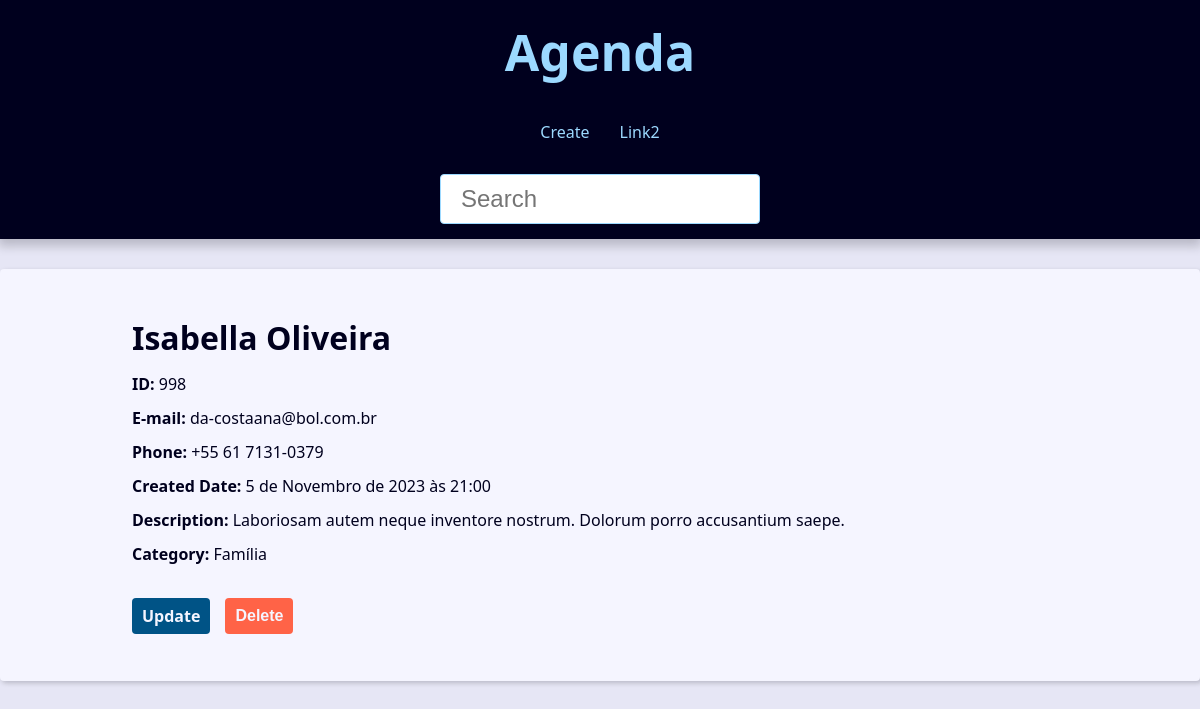
Screenshot of /contact/998/detail/ with the database file from the repository.
### contact/models.py (models this page shows, shortened)
class Contact(models.Model):
    first_name = models.CharField(max_length=50)
    last_name = models.CharField(max_length=50)
    phone = models.CharField(max_length=50)
    email = models.EmailField(max_length=254, blank=True)
    created_date = models.DateTimeField(default=timezone.now)
    description = models.TextField(blank=True)
    show = models.BooleanField(default=True)
    picture = models.ImageField(blank=True, upload_to='pictures/%Y/%m')
    category = models.ForeignKey(Category, on_delete=models.SET_NULL, blank=True, null=True)
    owner = models.ForeignKey(User, on_delete=models.SET_NULL, blank=True, null=True)

class Category(models.Model):
    class Meta():
        verbose_name = 'Category'
        verbose_name_plural = 'Categories'
    name = models.CharField(max_length=50)

### contact/views/contact_views.py (the view)
# urls.py: path('contact/<int:contact_id>/detail/', views.contact, name='contact'),  # type: ignore
def contact(request, contact_id):
    single_contact = get_object_or_404(
        Contact, pk=contact_id, show=True
    )
    site_title = f'{single_contact.first_name} {single_contact.last_name} - '
    context = {
        'contact': single_contact,
        'site_title': site_title
    }
    return render(
        request,
        'contact/contact.html',
        context
    )

### contact/templates/contact/contact.html (shortened to what this page needs)
{% extends 'global/base.html' %}
{% block content %}
  <div class="single-contact">
    <h1 class="single-contact-name">
        {{ contact.first_name }} {{ contact.last_name }}
    </h1>
    <p><b>ID: </b>{{ contact.id }}</p>
    <p><b>E-mail: </b>{{ contact.email }}</p>
    <p><b>Phone: </b>{{ contact.phone }}</p>
    <p><b>Created Date: </b>{{ contact.created_date }}</p>
    <p><b>Description: </b>{{ contact.description }}</p>
    <p><b>Category: </b>{{ contact.category.name }}</p>
    <div class="contact-links">
      <a class="btn btn-link" href="{% url 'contact:update' contact.id %}">Update</a>
      <form action="{% url 'contact:delete' contact.id %}" method="POST"> {% csrf_token %}
        {% if confirmation == 'no' %}
          <button type="submit" class="btn btn-link btn-delete">Confirmar?</button>
          <input type="hidden" name="confirmation" value="yes">
        {% else %}
          <button type="submit" class="btn btn-link btn-delete">Delete</button>
        {% endif %}
      </form>
    </div>
  </div>
{% endblock %}

### base_static/global/css/style.css (style rules this page uses)
:root { --spacing: 1.5rem; --link-dark-color: rgb(0, 83, 134); --link-light-color: rgb(156, 217, 255); --clr-white: rgb(245, 245, 255); --clr-black: rgb(0, 0, 30); --clr-light-gray: rgb(230, 230, 245); --clr-dark-shadow-5: rgba(0, 0, 10, 5%); --clr-dark-shadow-10: rgba(0, 0, 10, 10%); --clr-dark-shadow-20: rgba(0, 0, 10, 20%); --clr-light-shadow-5: rgba(200, 200, 255, 5%); --clr-light-shadow-10: rgba(200, 200, 255, 10%); --clr-light-shadow-20: rgba(200, 200, 255, 20%); --main-page-width: 120rem; --table-min-width: 60rem; --biggest-font-size: 5rem; --bigger-font-size: 4rem; --big-font-size: 3.2rem; --medium-font-size: 2.4rem; --small-font-size: 1.6rem; --smaller-font-size: 1.4rem; --smallest-font-size: 1.2rem; --transition-fast: 300ms; --transition-medium: 600ms; --transition-slow: 1s; --default-border-radius: 4px; }
*, *::before, *::after { margin: 0; padding: 0; box-sizing: border-box; }
html { font-size: 62.5%; }
body { font-family: system-ui, -apple-system, BlinkMacSystemFont, 'Segoe UI', Roboto, Oxygen, Ubuntu, Cantarell, 'Open Sans', 'Helvetica Neue', sans-serif; line-height: 1.5; font-size: var(--small-font-size); color: var(--clr-black); -webkit-font-smoothing: antialiased; background: var(--clr-light-gray); }
.contact-links { margin-block: calc(var(--small-font-size) * 2); display: flex; align-items: center; gap: 0 var(--spacing); }
@media (min-width: 600px) { .single-contact { max-width: 80%; margin: calc(var(--spacing) * 2) auto; } }
.single-contact h1 { margin: 1rem 0; }
.single-contact p { margin: 1rem 0; }
.btn { background-color: var(--link-dark-color); color: var(--clr-white); font-weight: bold; border: none; padding: 1rem 2rem; border-radius: var(--default-border-radius); cursor: pointer; transition: filter var(--transition-fast) ease-in-out; }
.btn-link { font-size: var(--small-font-size); text-decoration: none; font-weight: bold; padding: 1rem; display: block; line-height: var(--small-font-size); }
.btn-delete { background: tomato; }

### rows the page displays
Contact: first_name "Isabella", last_name "Oliveira", id "998", email "da-costaana@bol.com.br", phone "+55 61 7131-0379", created_date "5 de Novembro de 2023 às 21:00", description "Laboriosam autem neque inventore nostrum. Dolorum porro accusantium saepe.", category.name "Família"
